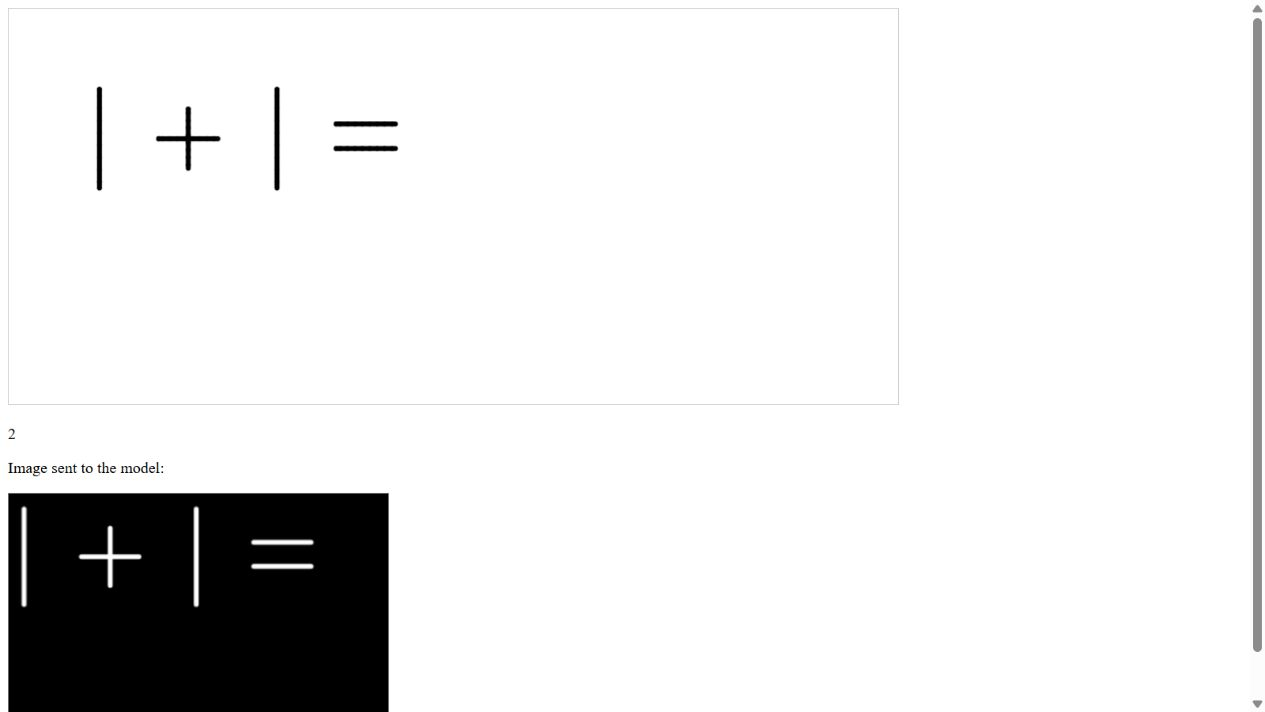
#> input picture drawing-check.png, 1265 x 712 px
$ python -i recognize.py   (imports and definitions only)
#> lines starting #> are read from the running program, lines starting #| are printed output that depends on the picture
"""Recognize one handwritten math expression from a local image.

Uses ink-on's CoMER ONNX model interface and image conventions.
Source: https://github.com/kimseungdae/ink-on
This image adapter is a standalone test, not the browser application.
"""
import argparse
import json
import sys
from pathlib import Path

import numpy as np
import onnxruntime as ort
from PIL import Image, ImageOps


def preprocess(path, light_on_dark=False):
    # Composite transparent PNGs onto the expected background.
#> called with path = 'drawing-check.png', light_on_dark = False
    rgba = ImageOps.exif_transpose(Image.open(path)).convert("RGBA")
    background = (0, 0, 0, 255) if light_on_dark else (255, 255, 255, 255)
    image = Image.alpha_composite(Image.new("RGBA", rgba.size, background), rgba)
    image = image.convert("L")
    ink = image if light_on_dark else ImageOps.invert(image)
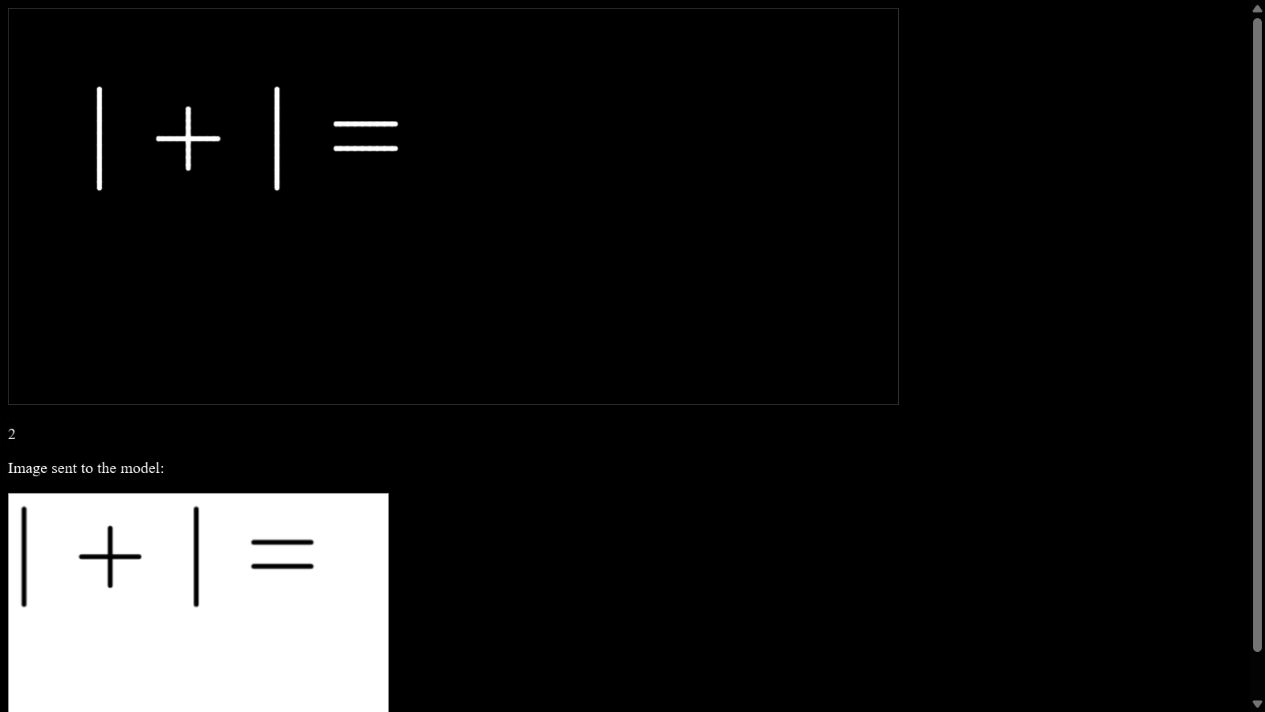
#> ink: PIL image 1265x712 L; min 0, max 255, mean 24.6
    # Find ink, crop away surrounding paper, then restore a 16px margin.
    bbox = ink.point(lambda p: 255 if p > 55 else 0).getbbox()
#> bbox = (8, 5, 1262, 712)
    if bbox is None:
        raise ValueError("No handwriting found in the image.")
    ink = ImageOps.expand(ink.crop(bbox), border=16, fill=0)
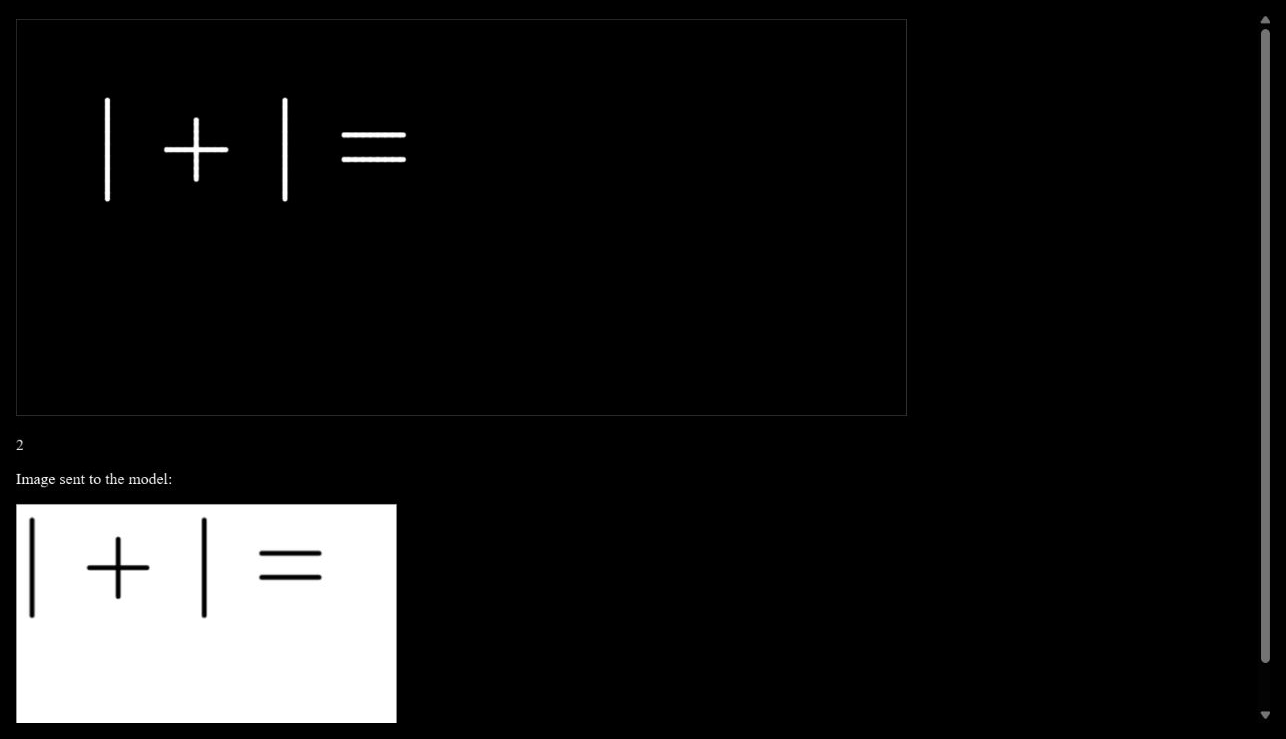
#> ink: PIL image 1286x739 L; min 0, max 255, mean 23.3
    scale = min(128 / ink.height, 1024 / ink.width)
#> scale = 0.173
    width = max(1, round(ink.width * scale))
#> width = 223
    height = max(1, round(ink.height * scale))
#> height = 128
    ink = ink.resize((width, height), Image.Resampling.BILINEAR)
#> ink: PIL image 223x128 L
    canvas_width = min(1024, max(128, ((width + 16 + 63) // 64) * 64))
#> canvas_width = 256
    canvas = Image.new("L", (canvas_width, 256), 0)
#> canvas: PIL image 256x256 L; every value is 0
    canvas.paste(ink, (0, 0))
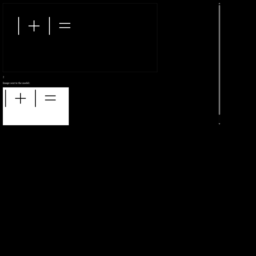
#> canvas: PIL image 256x256 L; min 0, max 255, mean 10.1
    pixels = np.asarray(canvas, dtype=np.float32) / 255.0
    mask = np.ones((1, 256, canvas_width), dtype=np.bool_)
    mask[:, :height, :width] = False
    return pixels[None, None, :, :], mask


# [75 lines left out: functions recognize, main, not called in this run]


# [2 lines not run here, left out]

>>> result = preprocess('drawing-check.png')

$ run again, on eqn-5.png
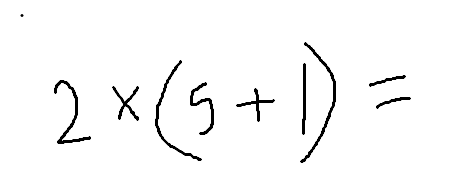
#> input picture eqn-5.png, 468 x 192 px
#> in preprocess, rgba is the input picture: PIL image 468x192 RGBA; mean R, G, B, A 248.4, 248.4, 248.4, 255
#> in preprocess, `ink = image if light_on_dark else ImageOps.invert(image)`:
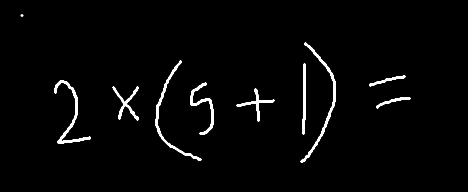
#> ink: PIL image 468x192 L; min 0, max 255, mean 6.6
#> bbox = (20, 14, 411, 163)
#> in preprocess, `canvas.paste(ink, (0, 0))`:
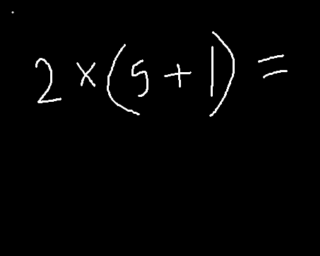
#> canvas: PIL image 320x256 L; min 0, max 255, mean 3.6

$ run again, on eqn-6.png
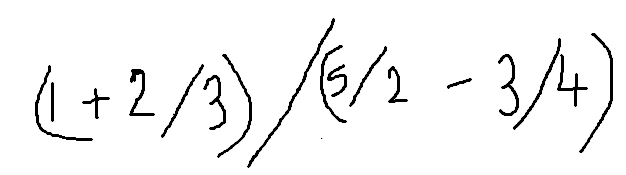
#> input picture eqn-6.png, 626 x 175 px
#> in preprocess, rgba is the input picture: PIL image 626x175 RGBA; mean R, G, B, A 244.1, 244.1, 244.1, 255
#> in preprocess, `ink = image if light_on_dark else ImageOps.invert(image)`:
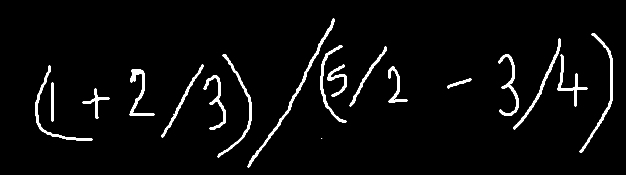
#> ink: PIL image 626x175 L; min 0, max 255, mean 10.9
#> bbox = (35, 18, 613, 168)
#> in preprocess, `canvas.paste(ink, (0, 0))`:
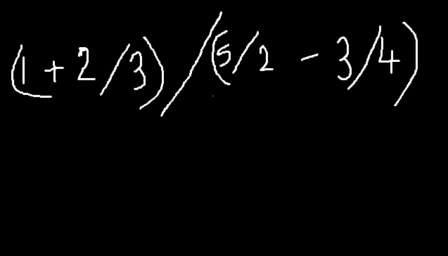
#> canvas: PIL image 448x256 L; min 0, max 255, mean 5.2
